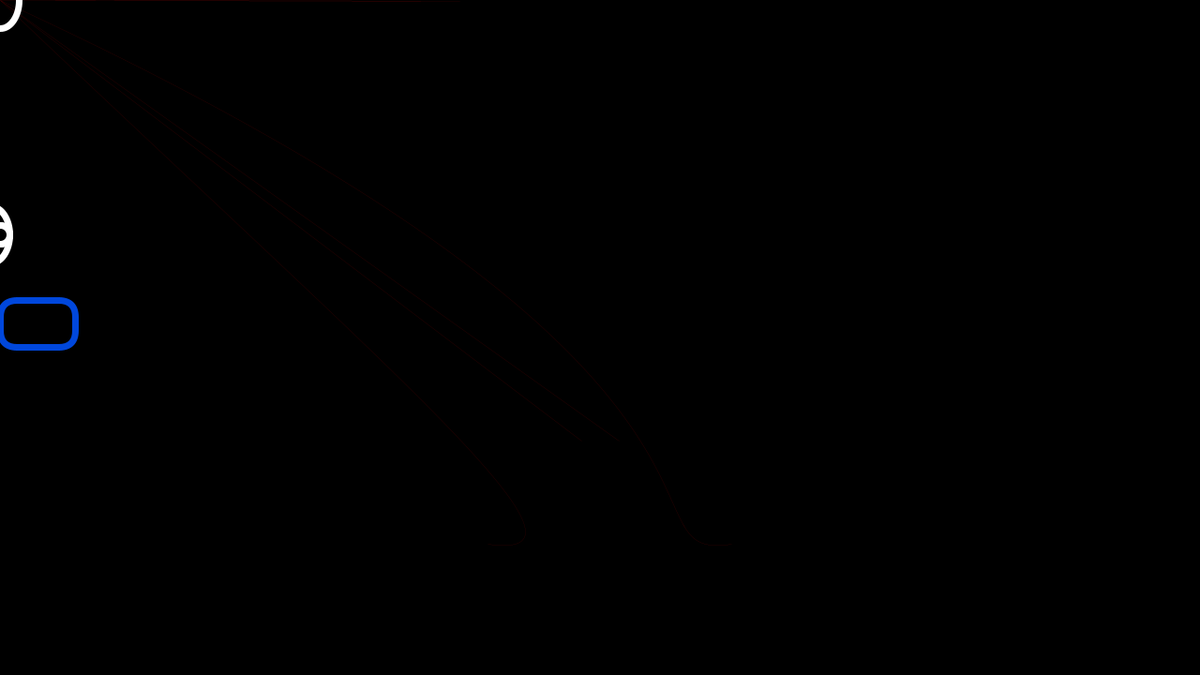
Frame 1 (no input)
Frame 60 (the mouse pressed at the canvas centre just before this capture): identical to frame 1, image omitted
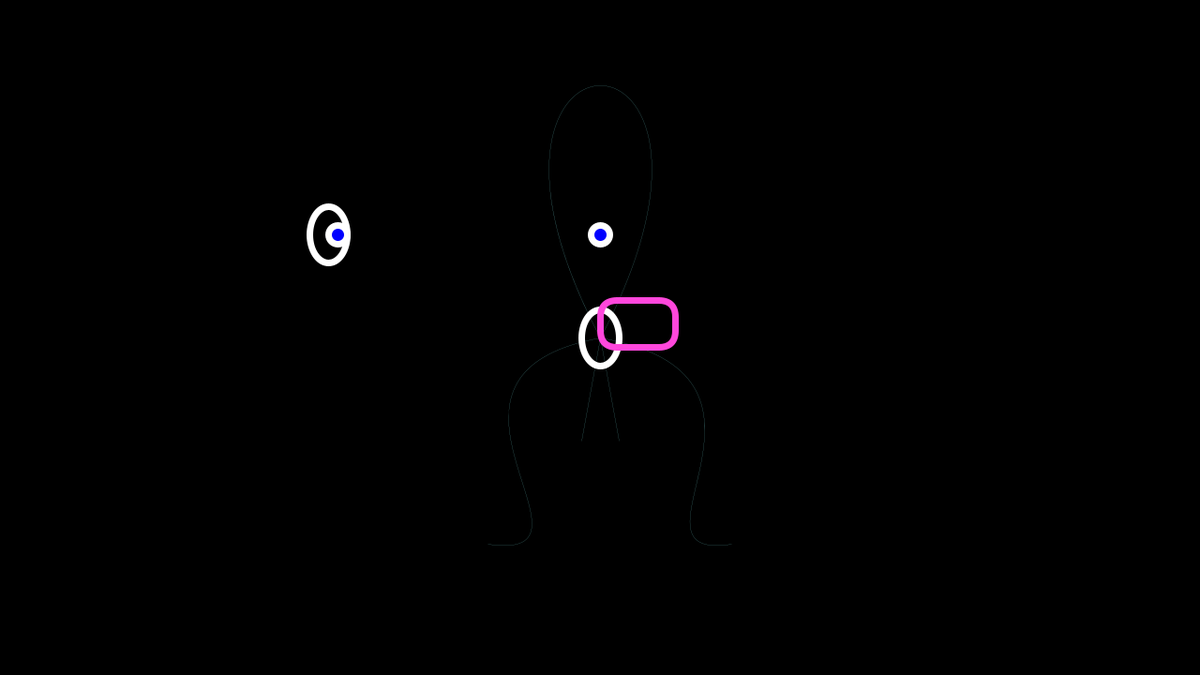
Frame 120 (the mouse held since frame 60 and released just before this capture)

The Processing sketch that drew these frames (run headless with seeded random() and noise(); from frame 60 on, the mouse is pressed at the canvas centre):

// Processing sketch: processing_168261
// ── processing_168261.pde

void setup() {
  size(1280, 720);
  smooth();
}

void draw() {

  background(0);
  //SHAPE VERDE
  stroke(138, mouseX, mouseY);
  strokeWeight(abs( mouseX - pmouseX ));
  noFill();
  bezier(mouseX, mouseY, 450, 1, 830, 1, mouseX, mouseY);
  line(mouseX, mouseY, 620, 470);
  line(mouseX, mouseY, 660, 470);

  //tentaculos
  bezier(mouseX, mouseY, 420, 400, 660, 600, 520, 580);
  bezier(mouseX, mouseY, 870, 400, 650, 600, 780, 580);

  //ojos
  stroke(255);
  strokeWeight(7);
  ellipseMode(RADIUS);
  ellipse(pmouseX, pmouseY, 20, 30);
  ellipse(pmouseY-10, 250, 20, 30);
  //pupilas azules
  fill(0, 0, mouseX);
  ellipse(pmouseX, 250, 10, 10);
  ellipse(pmouseY, 250, 10, 10);
  noFill();
  //boca
  stroke(mouseY, 71, 220);
  rect(pmouseX, 320, 80, 50, 18);
}

void mousePressed() {
  ellipse(mouseX, mouseY, 50, 50);
}

void keyPressed() {
  textSize(32);
  fill(255, 0, mouseX);
  text("HELLO", width/2, height/2);
}
